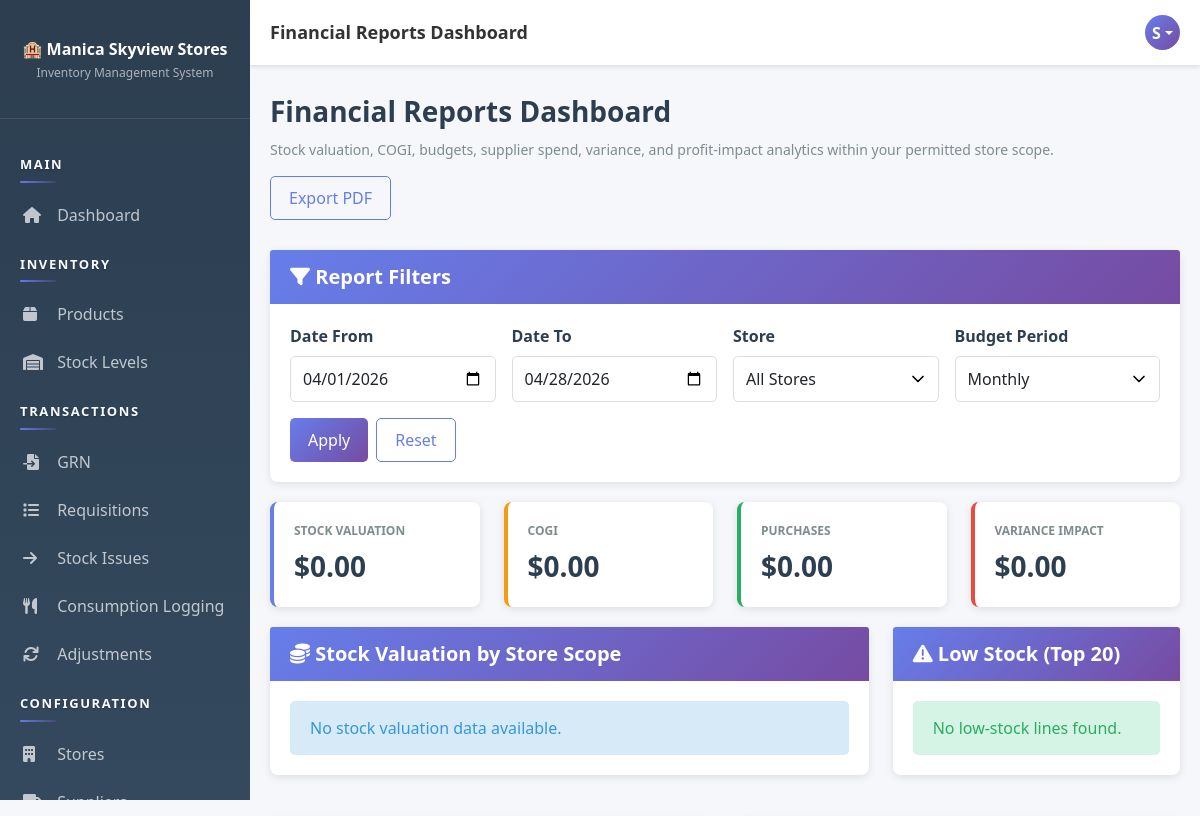
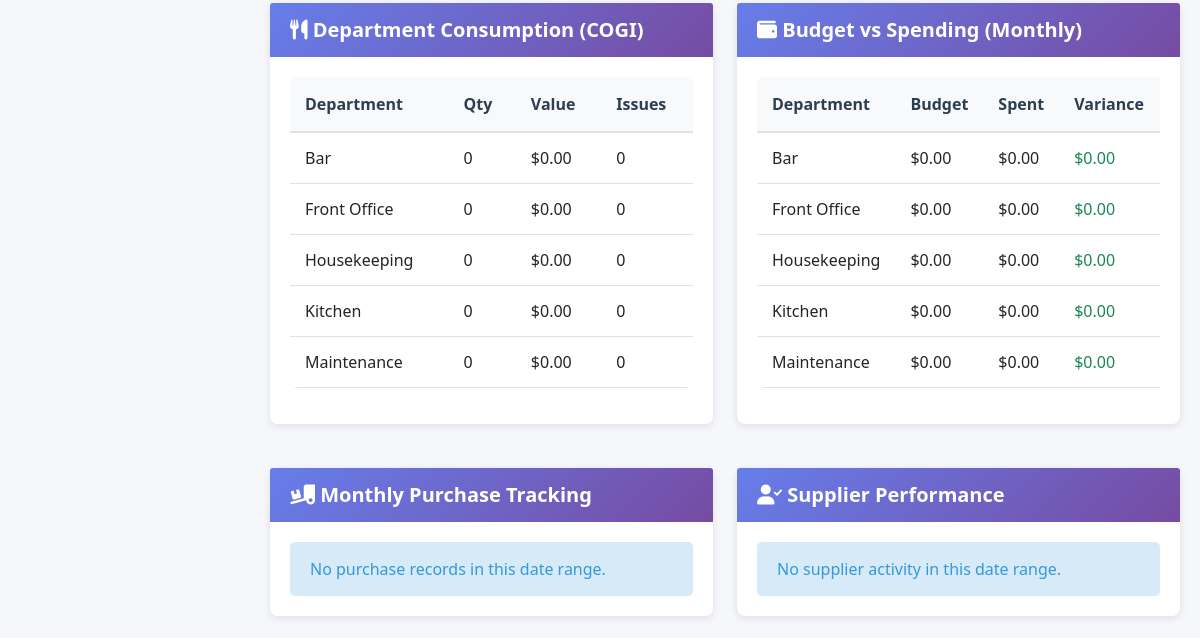
The page /pages/reports/index.php (signed in, upper part) on the database as committed earlier (2 pictures, top to bottom).
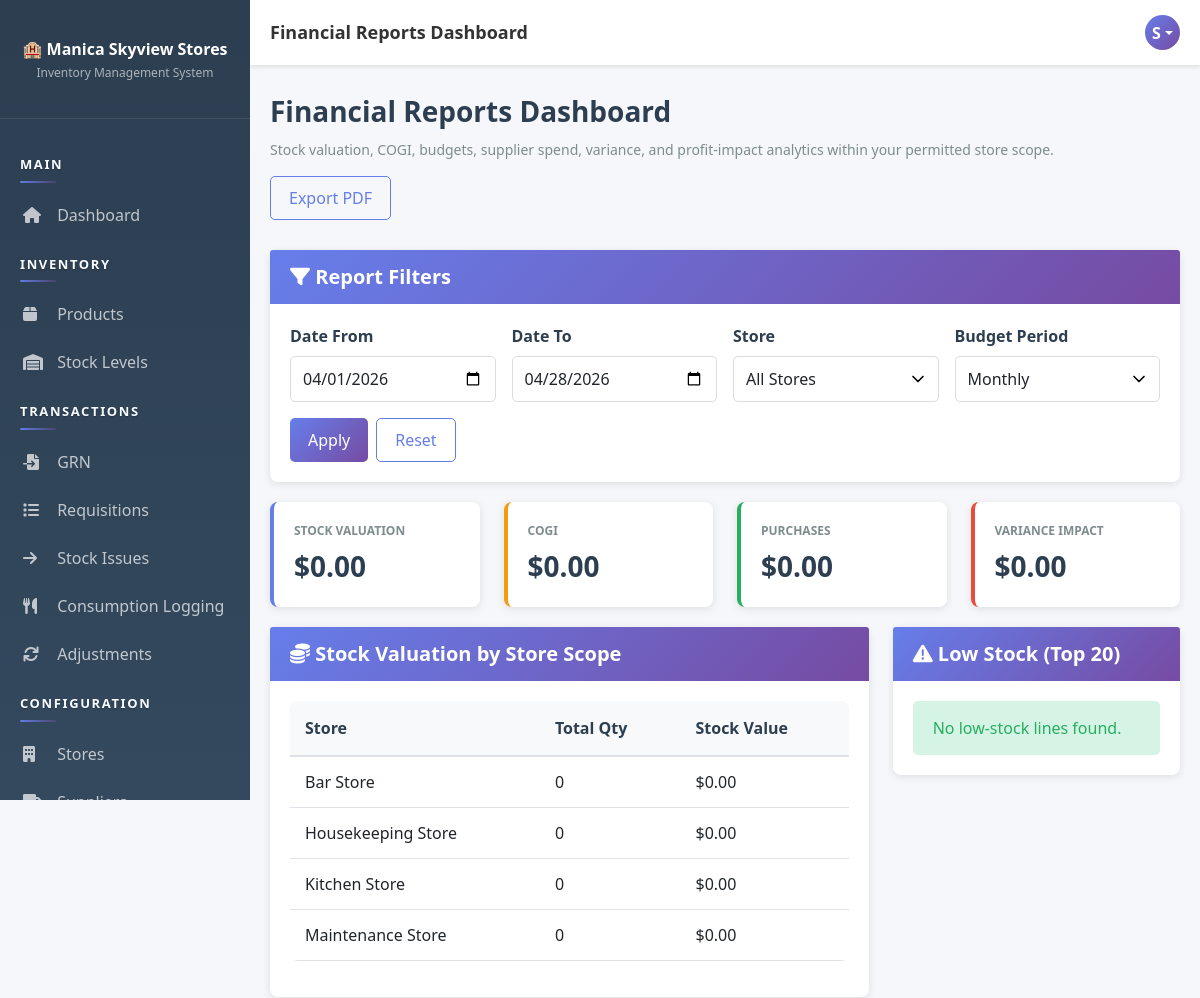
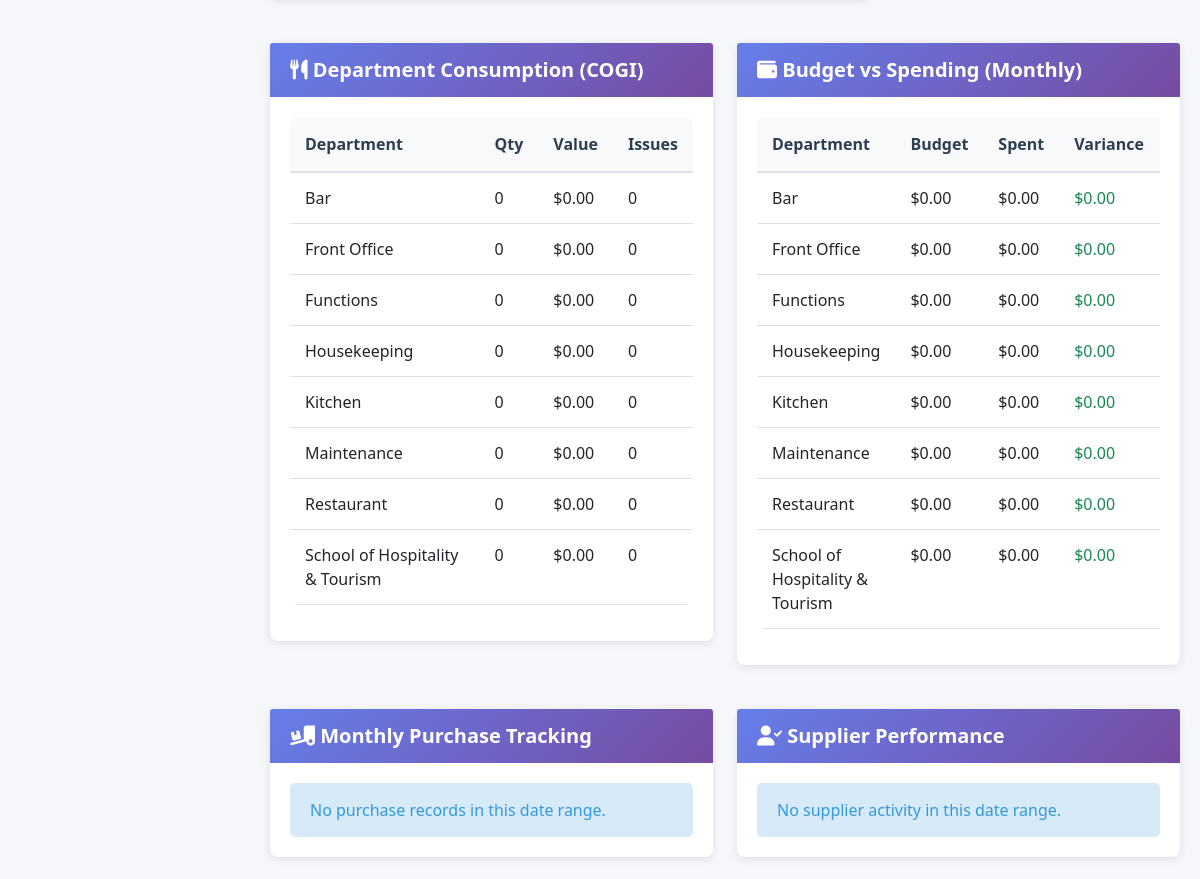
The same page on the database as committed later (2 pictures, top to bottom).
### tables this page shows
CREATE TABLE `departments` (
  `dept_id` int(11) NOT NULL AUTO_INCREMENT,
  `dept_name` varchar(100) NOT NULL,
  `dept_code` varchar(20) NOT NULL,
  `head_user_id` int(11) DEFAULT NULL,
  `status` enum('active','inactive') DEFAULT 'active',
  `monthly_budget` decimal(12,2) NOT NULL DEFAULT 0.00,
  `weekly_budget` decimal(12,2) NOT NULL DEFAULT 0.00,
  `created_at` timestamp NOT NULL DEFAULT current_timestamp(),
  PRIMARY KEY (`dept_id`),
  UNIQUE KEY `dept_code` (`dept_code`),
  KEY `head_user_id` (`head_user_id`),
  CONSTRAINT `departments_ibfk_1` FOREIGN KEY (`head_user_id`) REFERENCES `users` (`user_id`)
);

### app/bootstrap.php (called while the page is built, shortened)
<?php
function autoload($class) {
    $paths = [
        __DIR__ . '/helpers/' . $class . '.php',
        __DIR__ . '/models/' . $class . '.php',
        __DIR__ . '/controllers/' . $class . '.php'
    ];
    foreach ($paths as $path) {
        if (file_exists($path)) {
            return;
        }
    }
}

### app/helpers/Database.php (called while the page is built, shortened)
<?php
class Database {
    private static $instance = null;
    private $connection = null;
    private function __construct() {
        try {
            $this->connection = new mysqli(DB_HOST, DB_USER, DB_PASS, DB_NAME);
            $this->connection->set_charset('utf8mb4');
        } catch (Exception $e) {
            die('Error: ' . $e->getMessage());
        }
    }
    public static function getInstance() {
        if (self::$instance === null) {
            self::$instance = new Database();
        }
        return self::$instance;
    }
    public function getConnection() {
        return $this->connection;
    }
}

### app/controllers/Controller.php (called while the page is built, shortened)
<?php
class Controller {
    protected $db;
    public function __construct() {
        $this->db = Database::getInstance()->getConnection();
        $this->loadCurrentUser();
    }
    protected function loadCurrentUser() {
        if (isset($_SESSION['user_id'])) {
            $sql = "SELECT u.*, r.role_name FROM users u
                    JOIN roles r ON u.role_id = r.role_id
                    WHERE u.user_id = ?";
            $stmt = $this->db->prepare($sql);
            $stmt->bind_param('i', $_SESSION['user_id']);
            $stmt->execute();
            $this->currentUser = $stmt->get_result()->fetch_assoc();
        }
    }
}

### app/controllers/ReportController.php (called while the page is built, shortened)
<?php
class ReportController extends Controller {
    public function getStockValuationReport($storeId = null, $userId = null) {
        $storeId = $this->resolveReportStoreId($userId, $storeId);
        $sql = "SELECT
                    s.store_id,
                    st.store_name,
                    COALESCE(SUM(s.quantity_on_hand), 0) AS total_qty,
                    COALESCE(SUM(s.quantity_on_hand * COALESCE((
                        SELECT gi.unit_price
                        FROM grn_items gi
                        WHERE gi.product_id = s.product_id
                        ORDER BY gi.grn_item_id DESC
                        LIMIT 1
                    ), 0)), 0) AS stock_value
                FROM stock s
                JOIN stores st ON st.store_id = s.store_id
                GROUP BY s.store_id, st.store_name
                ORDER BY st.store_name ASC";
        return $this->db->query($sql)->fetch_all(MYSQLI_ASSOC);
    }
    public function getDepartmentConsumptionReport($dateFrom, $dateTo, $storeId = null, $userId = null) {
        $storeId = $this->resolveReportStoreId($userId, $storeId);
        $sql = "SELECT
                    d.dept_id,
                    d.dept_name,
                    COALESCE(SUM(sii.quantity_issued), 0) AS issued_qty,
                    COALESCE(SUM(sii.quantity_issued * COALESCE(sii.unit_price, 0)), 0) AS issued_value,
                    COUNT(DISTINCT si.issue_id) AS issue_count
                FROM departments d
                LEFT JOIN stock_issues si ON si.department_id = d.dept_id
                    AND DATE(si.issue_date) BETWEEN ? AND ?
                    AND si.status IN ('issued', 'received')
                LEFT JOIN stock_issue_items sii ON sii.issue_id = si.issue_id";
        $types = 'ss';
        $params = [$dateFrom, $dateTo];
        $sql .= " GROUP BY d.dept_id, d.dept_name ORDER BY issued_value DESC, d.dept_name ASC";
        $stmt = $this->db->prepare($sql);
        $stmt->bind_param($types, ...$params);
        $stmt->execute();
        return $stmt->get_result()->fetch_all(MYSQLI_ASSOC);
    }
    public function getBudgetVsSpendReport($dateFrom, $dateTo, $period = 'monthly', $storeId = null, $userId = null) {
        $budgetColumn = $period === 'weekly' ? 'weekly_budget' : 'monthly_budget';
        $storeId = $this->resolveReportStoreId($userId, $storeId);
        $sql = "SELECT
                    d.dept_id,
                    d.dept_name,
                    d.monthly_budget,
                    d.weekly_budget,
                    COALESCE(SUM(sii.quantity_issued * COALESCE(sii.unit_price, 0)), 0) AS spent_value
                FROM departments d
                LEFT JOIN stock_issues si ON si.department_id = d.dept_id
                    AND DATE(si.issue_date) BETWEEN ? AND ?
                    AND si.status IN ('issued', 'received')
                LEFT JOIN stock_issue_items sii ON sii.issue_id = si.issue_id";
        $types = 'ss';
        $params = [$dateFrom, $dateTo];
        $sql .= " GROUP BY d.dept_id, d.dept_name, d.monthly_budget, d.weekly_budget ORDER BY d.dept_name ASC";
        $stmt = $this->db->prepare($sql);
        $stmt->bind_param($types, ...$params);
        $stmt->execute();
        $rows = $stmt->get_result()->fetch_all(MYSQLI_ASSOC);
        foreach ($rows as &$row) {
            $budget = (float)$row[$budgetColumn];
            $spent = (float)$row['spent_value'];
        }
        return $rows;
    }
    public function getMonthlyTrend($months = 6, $storeId = null, $userId = null) {
        $months = max(1, min(24, (int)$months));
        $storeId = $this->resolveReportStoreId($userId, $storeId);
        $sql = "SELECT
                    DATE_FORMAT(tx.transaction_date, '%Y-%m') AS month_key,
                    SUM(CASE WHEN tx.transaction_type = 'receipt' THEN tx.quantity_change ELSE 0 END) AS receipts_qty,
                    SUM(CASE WHEN tx.transaction_type = 'issue' THEN ABS(tx.quantity_change) ELSE 0 END) AS issues_qty
                FROM stock_transactions tx
                WHERE tx.transaction_date >= DATE_SUB(CURDATE(), INTERVAL ? MONTH)";
        $types = 'i';
        $params = [$months];
        $sql .= " GROUP BY DATE_FORMAT(tx.transaction_date, '%Y-%m')
                  ORDER BY month_key ASC";
        $stmt = $this->db->prepare($sql);
        $stmt->bind_param($types, ...$params);
        $stmt->execute();
        return $stmt->get_result()->fetch_all(MYSQLI_ASSOC);
    }
    private function resolveReportStoreId($userId, $storeId = null) {
        $scope = $this->getReportVisibilityScope($userId);
        if (empty($scope['store_ids'])) {
            return $storeId;
        }
        $allowedStoreIds = array_map('intval', $scope['store_ids']);
        return count($allowedStoreIds) === 1 ? $allowedStoreIds[0] : null;
    }
    private function getReportVisibilityScope($userId) {
        $scope = [
            'store_ids' => [],
            'deny_all' => false
        ];
        $sql = "SELECT r.role_name,
                       d.dept_id,
                       d.dept_code,
                       s.store_id
                FROM users u
                JOIN roles r ON r.role_id = u.role_id
                LEFT JOIN departments d ON d.status = 'active' AND d.dept_name = r.role_name
                LEFT JOIN stores s ON s.status = 'active'
                    AND d.dept_code IS NOT NULL
                    AND (
                        s.store_code = CONCAT(d.dept_code, '001')
                        OR s.store_code LIKE CONCAT(d.dept_code, '%')
                        OR s.store_name LIKE CONCAT(d.dept_name, '%')
                    )
                WHERE u.user_id = ?
                LIMIT 1";
        $stmt = $this->db->prepare($sql);
        $stmt->bind_param('i', $userId);
        $stmt->execute();
        $row = $stmt->get_result()->fetch_assoc();
        $roleName = (string)($row['role_name'] ?? '');
        if (in_array($roleName, ['Admin', 'Manager', 'Storekeeper'], true)) {
            return $scope;
        }
        return $scope;
    }
}

### pages/reports/index.php (the view, shortened to what the changed rows need)
<?php
require_once __DIR__ . '/../../app/bootstrap.php';
$controller = new ReportController();
$currentUserId = (int)($_SESSION['user_id'] ?? 0);
$dateFrom = $_GET['date_from'] ?? date('Y-m-01');
$dateTo = $_GET['date_to'] ?? date('Y-m-d');
$storeIdRaw = $_GET['store_id'] ?? '';
$budgetPeriod = ($_GET['budget_period'] ?? 'monthly') === 'weekly' ? 'weekly' : 'monthly';
$storeId = ctype_digit((string)$storeIdRaw) ? (int)$storeIdRaw : null;
$trend = $controller->getMonthlyTrend(6, $storeId, $currentUserId);
$stockValuation = $controller->getStockValuationReport($storeId, $currentUserId);
$departmentConsumption = $controller->getDepartmentConsumptionReport($dateFrom, $dateTo, $storeId, $currentUserId);
$budgetVsSpend = $controller->getBudgetVsSpendReport($dateFrom, $dateTo, $budgetPeriod, $storeId, $currentUserId);
include __DIR__ . '/../../app/views/layout-header.php';
?>
<div class="page-header">
    <h1>Financial Reports Dashboard</h1>
</div>
<div class="row">
    <div class="col-lg-8">
        <div class="card">
            <div class="card-body">
                <?php if (!empty($stockValuation)): ?>
                    <div class="table-responsive">
                        <table class="table table-sm">
                            <thead><tr><th>Store</th><th>Total Qty</th><th>Stock Value</th></tr></thead>
                            <tbody>
                                <?php foreach ($stockValuation as $row): ?>
                                    <tr>
                                        <td><?php echo htmlspecialchars($row['store_name']); ?></td>
                                        <td><?php echo (int)$row['total_qty']; ?></td>
                                        <td>$<?php echo number_format((float)$row['stock_value'], 2); ?></td>
                                    </tr>
                                <?php endforeach; ?>
                            </tbody>
                        </table>
                    </div>
                <?php else: ?>
                    <div class="alert alert-info mb-0">No stock valuation data available.</div>
                <?php endif; ?>
            </div>
        </div>
    </div>
</div>
<div class="row mt-4">
    <div class="col-lg-6">
        <div class="card">
            <div class="card-body">
                <?php if (!empty($departmentConsumption)): ?>
                    <div class="table-responsive">
                        <table class="table table-sm">
                            <thead><tr><th>Department</th><th>Qty</th><th>Value</th><th>Issues</th></tr></thead>
                            <tbody>
                                <?php foreach ($departmentConsumption as $row): ?>
                                    <tr>
                                        <td><?php echo htmlspecialchars($row['dept_name']); ?></td>
                                        <td><?php echo number_format((float)$row['issued_qty'], 0); ?></td>
                                        <td>$<?php echo number_format((float)$row['issued_value'], 2); ?></td>
                                        <td><?php echo (int)$row['issue_count']; ?></td>
                                    </tr>
                                <?php endforeach; ?>
                            </tbody>
                        </table>
                    </div>
                <?php else: ?>
                    <div class="alert alert-info mb-0">No departmental consumption data for this range.</div>
                <?php endif; ?>
            </div>
        </div>
    </div>
    <div class="col-lg-6">
        <div class="card">
            <div class="card-body">
                <?php if (!empty($budgetVsSpend)): ?>
                    <div class="table-responsive">
                        <table class="table table-sm">
                            <thead><tr><th>Department</th><th>Budget</th><th>Spent</th><th>Variance</th><th>Utilization</th></tr></thead>
                            <tbody>
                                <?php foreach ($budgetVsSpend as $row): ?>
                                    <?php $over = (float)$row['variance_value'] < 0; ?>
                                    <tr>
                                        <td><?php echo htmlspecialchars($row['dept_name']); ?></td>
                                        <td>$<?php echo number_format((float)$row['budget_value'], 2); ?></td>
                                        <td>$<?php echo number_format((float)$row['spent_value'], 2); ?></td>
                                        <td class="<?php echo $over ? 'text-danger' : 'text-success'; ?>">$<?php echo number_format((float)$row['variance_value'], 2); ?></td>
                                    </tr>
                                <?php endforeach; ?>
                            </tbody>
                        </table>
                    </div>
                <?php else: ?>
                    <div class="alert alert-info mb-0">No budget/spend data available.</div>
                <?php endif; ?>
            </div>
        </div>
    </div>
</div>
<?php include __DIR__ . '/../../app/views/layout-footer.php'; ?>

Rows that differ between the two databases and show on the page:
added departments: dept_name "Functions", issued_qty "0", issued_value "0.00", issue_count "0", budget_value "0.00", spent_value "0.00", variance_value "0.00"
added departments: dept_name "Restaurant", issued_qty "0", issued_value "0.00", issue_count "0", budget_value "0.00", spent_value "0.00", variance_value "0.00"
added departments: dept_name "School of Hospitality & Tourism", issued_qty "0", issued_value "0.00", issue_count "0", budget_value "0.00", spent_value "0.00", variance_value "0.00"
Other text that changed with them:
text no longer shown: "No stock valuation data available."
text now shown: "Store Total Qty Stock Value"
new list line: "Bar Store 0 $ 0.00"
new list line: "Housekeeping Store 0 $ 0.00"
new list line: "Kitchen Store 0 $ 0.00"
new list line: "Maintenance Store 0 $ 0.00"
